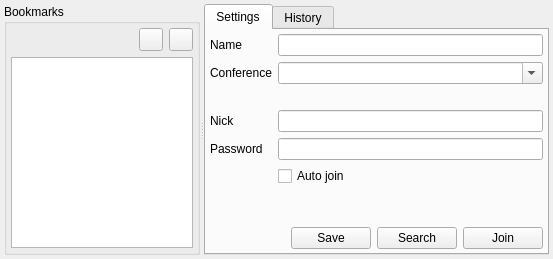
<?xml version="1.0" encoding="UTF-8"?>
<ui version="4.0">
 <class>JoinChat</class>
 <widget class="QWidget" name="JoinChat">
  <property name="windowModality">
   <enum>Qt::WindowModal</enum>
  </property>
  <property name="geometry">
   <rect>
    <x>0</x>
    <y>0</y>
    <width>553</width>
    <height>259</height>
   </rect>
  </property>
  <property name="windowTitle">
   <string>Join groupchat</string>
  </property>
  <layout class="QGridLayout" name="gridLayout">
   <property name="margin">
    <number>4</number>
   </property>
   <item row="0" column="0">
    <widget class="QSplitter" name="splitter">
     <property name="orientation">
      <enum>Qt::Horizontal</enum>
     </property>
     <property name="childrenCollapsible">
      <bool>false</bool>
     </property>
     <widget class="QGroupBox" name="bookmarkBox">
      <property name="title">
       <string>Bookmarks</string>
      </property>
      <layout class="QVBoxLayout" name="verticalLayout_2">
       <property name="margin">
        <number>4</number>
       </property>
       <item>
        <layout class="QHBoxLayout" name="horizontalLayout">
         <item>
          <spacer name="horizontalSpacer_2">
           <property name="orientation">
            <enum>Qt::Horizontal</enum>
           </property>
           <property name="sizeHint" stdset="0">
            <size>
             <width>43</width>
             <height>20</height>
            </size>
           </property>
          </spacer>
         </item>
         <item>
          <widget class="QToolButton" name="addConferenceButton"/>
         </item>
         <item>
          <widget class="QToolButton" name="removeConferenceButton"/>
         </item>
        </layout>
       </item>
       <item>
        <widget class="QListWidget" name="conferenceListWidget"/>
       </item>
      </layout>
     </widget>
     <widget class="QTabWidget" name="tabWidget">
      <property name="currentIndex">
       <number>0</number>
      </property>
      <widget class="QWidget" name="tab">
       <attribute name="title">
        <string>Settings</string>
       </attribute>
       <layout class="QVBoxLayout" name="verticalLayout_5">
        <property name="margin">
         <number>4</number>
        </property>
        <item>
         <layout class="QFormLayout" name="formLayout_2">
          <property name="fieldGrowthPolicy">
           <enum>QFormLayout::ExpandingFieldsGrow</enum>
          </property>
          <property name="labelAlignment">
           <set>Qt::AlignLeading|Qt::AlignLeft|Qt::AlignVCenter</set>
          </property>
          <item row="0" column="0">
           <widget class="QLabel" name="label_3">
            <property name="text">
             <string>Name</string>
            </property>
           </widget>
          </item>
          <item row="0" column="1">
           <widget class="QLineEdit" name="conferenceNameLineEdit">
            <property name="minimumSize">
             <size>
              <width>265</width>
              <height>0</height>
             </size>
            </property>
           </widget>
          </item>
          <item row="1" column="0">
           <widget class="QLabel" name="label_4">
            <property name="text">
             <string>Conference</string>
            </property>
           </widget>
          </item>
          <item row="2" column="1">
           <widget class="QLabel" name="exampleLabel">
            <property name="text">
             <string/>
            </property>
           </widget>
          </item>
          <item row="3" column="0">
           <widget class="QLabel" name="label_5">
            <property name="text">
             <string>Nick</string>
            </property>
           </widget>
          </item>
          <item row="3" column="1">
           <widget class="QLineEdit" name="nickLineEdit"/>
          </item>
          <item row="4" column="0">
           <widget class="QLabel" name="label_6">
            <property name="text">
             <string>Password</string>
            </property>
           </widget>
          </item>
          <item row="4" column="1">
           <widget class="QLineEdit" name="passwordLineEdit">
            <property name="echoMode">
             <enum>QLineEdit::Password</enum>
            </property>
           </widget>
          </item>
          <item row="5" column="1">
           <widget class="QCheckBox" name="autoJoinCheckBox">
            <property name="text">
             <string>Auto join</string>
            </property>
           </widget>
          </item>
          <item row="1" column="1">
           <widget class="QComboBox" name="conferenceLineEdit">
            <property name="sizePolicy">
             <sizepolicy hsizetype="Expanding" vsizetype="Fixed">
              <horstretch>0</horstretch>
              <verstretch>0</verstretch>
             </sizepolicy>
            </property>
            <property name="editable">
             <bool>true</bool>
            </property>
           </widget>
          </item>
         </layout>
        </item>
        <item>
         <spacer name="verticalSpacer_2">
          <property name="orientation">
           <enum>Qt::Vertical</enum>
          </property>
          <property name="sizeType">
           <enum>QSizePolicy::Expanding</enum>
          </property>
          <property name="sizeHint" stdset="0">
           <size>
            <width>20</width>
            <height>40</height>
           </size>
          </property>
         </spacer>
        </item>
        <item>
         <layout class="QHBoxLayout" name="horizontalLayout_3">
          <item>
           <spacer name="horizontalSpacer">
            <property name="orientation">
             <enum>Qt::Horizontal</enum>
            </property>
            <property name="sizeType">
             <enum>QSizePolicy::Expanding</enum>
            </property>
            <property name="sizeHint" stdset="0">
             <size>
              <width>40</width>
              <height>20</height>
             </size>
            </property>
           </spacer>
          </item>
          <item>
           <widget class="QPushButton" name="saveButton">
            <property name="text">
             <string>Save</string>
            </property>
           </widget>
          </item>
          <item>
           <widget class="QPushButton" name="searchButton">
            <property name="text">
             <string>Search</string>
            </property>
           </widget>
          </item>
          <item>
           <widget class="QPushButton" name="joinButton">
            <property name="text">
             <string>Join</string>
            </property>
           </widget>
          </item>
         </layout>
        </item>
       </layout>
      </widget>
      <widget class="QWidget" name="tab_2">
       <attribute name="title">
        <string>History</string>
       </attribute>
       <layout class="QVBoxLayout" name="verticalLayout_3">
        <property name="margin">
         <number>4</number>
        </property>
        <item>
         <layout class="QHBoxLayout" name="horizontalLayout_4">
          <item>
           <widget class="QRadioButton" name="checkMessage">
            <property name="sizePolicy">
             <sizepolicy hsizetype="Fixed" vsizetype="Fixed">
              <horstretch>0</horstretch>
              <verstretch>0</verstretch>
             </sizepolicy>
            </property>
            <property name="text">
             <string>Request last </string>
            </property>
           </widget>
          </item>
          <item>
           <widget class="QSpinBox" name="historyCount">
            <property name="maximum">
             <number>9999</number>
            </property>
           </widget>
          </item>
          <item>
           <widget class="QLabel" name="label">
            <property name="sizePolicy">
             <sizepolicy hsizetype="Fixed" vsizetype="Preferred">
              <horstretch>0</horstretch>
              <verstretch>0</verstretch>
             </sizepolicy>
            </property>
            <property name="text">
             <string>messages</string>
            </property>
           </widget>
          </item>
          <item>
           <spacer name="horizontalSpacer_3">
            <property name="orientation">
             <enum>Qt::Horizontal</enum>
            </property>
            <property name="sizeHint" stdset="0">
             <size>
              <width>40</width>
              <height>20</height>
             </size>
            </property>
           </spacer>
          </item>
         </layout>
        </item>
        <item>
         <layout class="QHBoxLayout" name="horizontalLayout_5">
          <item>
           <widget class="QRadioButton" name="checkSecond">
            <property name="sizePolicy">
             <sizepolicy hsizetype="Fixed" vsizetype="Fixed">
              <horstretch>0</horstretch>
              <verstretch>0</verstretch>
             </sizepolicy>
            </property>
            <property name="text">
             <string>Request messages since the datetime</string>
            </property>
           </widget>
          </item>
          <item>
           <widget class="QTimeEdit" name="historySeconds">
            <property name="displayFormat">
             <string>H:mm:ss</string>
            </property>
           </widget>
          </item>
          <item>
           <spacer name="horizontalSpacer_4">
            <property name="orientation">
             <enum>Qt::Horizontal</enum>
            </property>
            <property name="sizeHint" stdset="0">
             <size>
              <width>40</width>
              <height>20</height>
             </size>
            </property>
           </spacer>
          </item>
         </layout>
        </item>
        <item>
         <layout class="QHBoxLayout" name="horizontalLayout_6">
          <item>
           <widget class="QRadioButton" name="checkSince">
            <property name="sizePolicy">
             <sizepolicy hsizetype="Fixed" vsizetype="Fixed">
              <horstretch>0</horstretch>
              <verstretch>0</verstretch>
             </sizepolicy>
            </property>
            <property name="text">
             <string>Request messages since</string>
            </property>
           </widget>
          </item>
          <item>
           <widget class="QDateTimeEdit" name="historySince"/>
          </item>
          <item>
           <spacer name="horizontalSpacer_5">
            <property name="orientation">
             <enum>Qt::Horizontal</enum>
            </property>
            <property name="sizeHint" stdset="0">
             <size>
              <width>40</width>
              <height>20</height>
             </size>
            </property>
           </spacer>
          </item>
         </layout>
        </item>
        <item>
         <spacer name="verticalSpacer">
          <property name="orientation">
           <enum>Qt::Vertical</enum>
          </property>
          <property name="sizeHint" stdset="0">
           <size>
            <width>20</width>
            <height>40</height>
           </size>
          </property>
         </spacer>
        </item>
       </layout>
      </widget>
     </widget>
    </widget>
   </item>
  </layout>
 </widget>
 <tabstops>
  <tabstop>conferenceNameLineEdit</tabstop>
  <tabstop>conferenceLineEdit</tabstop>
  <tabstop>nickLineEdit</tabstop>
  <tabstop>passwordLineEdit</tabstop>
  <tabstop>autoJoinCheckBox</tabstop>
  <tabstop>saveButton</tabstop>
  <tabstop>searchButton</tabstop>
  <tabstop>joinButton</tabstop>
  <tabstop>addConferenceButton</tabstop>
  <tabstop>removeConferenceButton</tabstop>
 </tabstops>
 <resources/>
 <connections/>
</ui>
